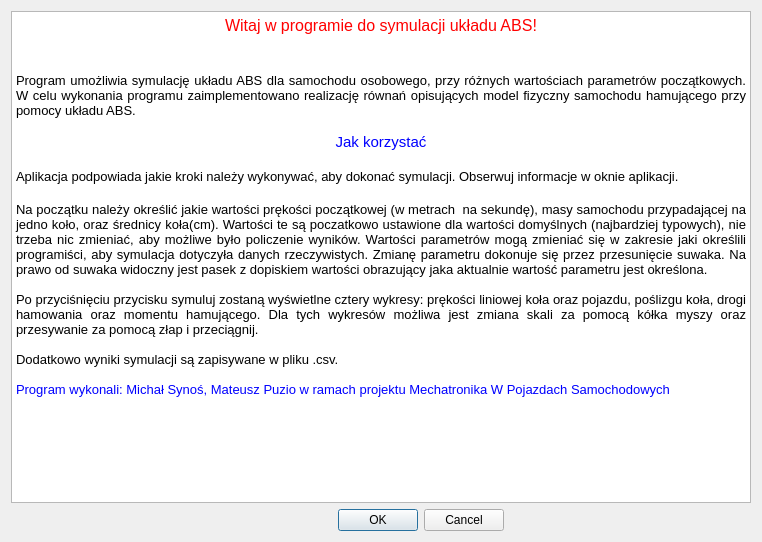
<?xml version="1.0" encoding="UTF-8"?>
<ui version="4.0">
 <class>Dialog</class>
 <widget class="QDialog" name="Dialog">
  <property name="geometry">
   <rect>
    <x>0</x>
    <y>0</y>
    <width>762</width>
    <height>542</height>
   </rect>
  </property>
  <property name="windowTitle">
   <string>Dialog</string>
  </property>
  <layout class="QVBoxLayout" name="verticalLayout_2">
   <item>
    <layout class="QVBoxLayout" name="verticalLayout">
     <item>
      <widget class="QTextBrowser" name="textBrowser">
       <property name="minimumSize">
        <size>
         <width>400</width>
         <height>400</height>
        </size>
       </property>
       <property name="html">
        <string>&lt;!DOCTYPE HTML PUBLIC &quot;-//W3C//DTD HTML 4.0//EN&quot; &quot;http://www.w3.org/TR/REC-html40/strict.dtd&quot;&gt;
&lt;html&gt;&lt;head&gt;&lt;meta name=&quot;qrichtext&quot; content=&quot;1&quot; /&gt;&lt;style type=&quot;text/css&quot;&gt;
p, li { white-space: pre-wrap; }
&lt;/style&gt;&lt;/head&gt;&lt;body style=&quot; font-family:'MS Shell Dlg 2'; font-size:8.25pt; font-weight:400; font-style:normal;&quot;&gt;
&lt;p align=&quot;center&quot; style=&quot; margin-top:0px; margin-bottom:0px; margin-left:0px; margin-right:0px; -qt-block-indent:0; text-indent:0px;&quot;&gt;&lt;span style=&quot; font-size:12pt; color:#ff0000;&quot;&gt;Witaj w programie do symulacji układu ABS!&lt;/span&gt;&lt;/p&gt;
&lt;p align=&quot;center&quot; style=&quot;-qt-paragraph-type:empty; margin-top:0px; margin-bottom:0px; margin-left:0px; margin-right:0px; -qt-block-indent:0; text-indent:0px; font-size:12pt;&quot;&gt;&lt;br /&gt;&lt;/p&gt;
&lt;p align=&quot;center&quot; style=&quot;-qt-paragraph-type:empty; margin-top:0px; margin-bottom:0px; margin-left:0px; margin-right:0px; -qt-block-indent:0; text-indent:0px; font-size:12pt;&quot;&gt;&lt;br /&gt;&lt;/p&gt;
&lt;p align=&quot;justify&quot; style=&quot; margin-top:0px; margin-bottom:0px; margin-left:0px; margin-right:0px; -qt-block-indent:0; text-indent:0px;&quot;&gt;&lt;span style=&quot; font-size:10pt;&quot;&gt;Program umożliwia symulację układu ABS dla samochodu osobowego, przy różnych wartościach parametrów początkowych. W celu wykonania programu zaimplementowano realizację równań opisujących model fizyczny samochodu hamującego przy pomocy układu ABS. &lt;/span&gt;&lt;/p&gt;
&lt;p align=&quot;justify&quot; style=&quot;-qt-paragraph-type:empty; margin-top:0px; margin-bottom:0px; margin-left:0px; margin-right:0px; -qt-block-indent:0; text-indent:0px; font-size:10pt;&quot;&gt;&lt;br /&gt;&lt;/p&gt;
&lt;p align=&quot;center&quot; style=&quot; margin-top:0px; margin-bottom:0px; margin-left:0px; margin-right:0px; -qt-block-indent:0; text-indent:0px;&quot;&gt;&lt;span style=&quot; font-size:11pt; color:#0000ff;&quot;&gt;Jak korzystać&lt;/span&gt;&lt;/p&gt;
&lt;p align=&quot;center&quot; style=&quot;-qt-paragraph-type:empty; margin-top:0px; margin-bottom:0px; margin-left:0px; margin-right:0px; -qt-block-indent:0; text-indent:0px; font-size:11pt; color:#0000ff;&quot;&gt;&lt;br /&gt;&lt;/p&gt;
&lt;p align=&quot;justify&quot; style=&quot; margin-top:0px; margin-bottom:0px; margin-left:0px; margin-right:0px; -qt-block-indent:0; text-indent:0px;&quot;&gt;&lt;span style=&quot; font-size:10pt; color:#000000;&quot;&gt;Aplikacja podpowiada jakie kroki należy wykonywać, aby dokonać symulacji. Obserwuj informacje w oknie aplikacji.&lt;/span&gt;&lt;/p&gt;
&lt;p align=&quot;center&quot; style=&quot;-qt-paragraph-type:empty; margin-top:0px; margin-bottom:0px; margin-left:0px; margin-right:0px; -qt-block-indent:0; text-indent:0px; font-size:11pt; color:#0000ff;&quot;&gt;&lt;br /&gt;&lt;/p&gt;
&lt;p align=&quot;justify&quot; style=&quot; margin-top:0px; margin-bottom:0px; margin-left:0px; margin-right:0px; -qt-block-indent:0; text-indent:0px;&quot;&gt;&lt;span style=&quot; font-size:10pt; color:#000000;&quot;&gt;Na początku należy określić jakie wartości prękości początkowej (w metrach  na sekundę), masy samochodu przypadającej na jedno koło, oraz średnicy koła(cm). Wartości te są poczatkowo ustawione dla wartości domyślnych (najbardziej typowych), nie trzeba nic zmieniać, aby możliwe było policzenie wyników. Wartości parametrów mogą zmieniać się w zakresie jaki określili programiści, aby symulacja dotyczyła danych rzeczywistych. Zmianę parametru dokonuje się przez przesunięcie suwaka. Na prawo od suwaka widoczny jest pasek z dopiskiem wartości obrazujący jaka aktualnie wartość parametru jest określona.&lt;/span&gt;&lt;/p&gt;
&lt;p align=&quot;justify&quot; style=&quot;-qt-paragraph-type:empty; margin-top:0px; margin-bottom:0px; margin-left:0px; margin-right:0px; -qt-block-indent:0; text-indent:0px; font-size:10pt; color:#000000;&quot;&gt;&lt;br /&gt;&lt;/p&gt;
&lt;p align=&quot;justify&quot; style=&quot; margin-top:0px; margin-bottom:0px; margin-left:0px; margin-right:0px; -qt-block-indent:0; text-indent:0px;&quot;&gt;&lt;span style=&quot; font-size:10pt; color:#000000;&quot;&gt;Po przyciśnięciu przycisku symuluj zostaną wyświetlne cztery wykresy: prękości liniowej koła oraz pojazdu, poślizgu koła, drogi hamowania oraz momentu hamującego. Dla tych wykresów możliwa jest zmiana skali za pomocą kółka myszy oraz przesywanie za pomocą złap i przeciągnij. &lt;/span&gt;&lt;/p&gt;
&lt;p align=&quot;justify&quot; style=&quot;-qt-paragraph-type:empty; margin-top:0px; margin-bottom:0px; margin-left:0px; margin-right:0px; -qt-block-indent:0; text-indent:0px; font-size:10pt; color:#000000;&quot;&gt;&lt;br /&gt;&lt;/p&gt;
&lt;p align=&quot;justify&quot; style=&quot; margin-top:0px; margin-bottom:0px; margin-left:0px; margin-right:0px; -qt-block-indent:0; text-indent:0px;&quot;&gt;&lt;span style=&quot; font-size:10pt; color:#000000;&quot;&gt;Dodatkowo wyniki symulacji są zapisywane w pliku .csv.&lt;/span&gt;&lt;/p&gt;
&lt;p align=&quot;justify&quot; style=&quot;-qt-paragraph-type:empty; margin-top:0px; margin-bottom:0px; margin-left:0px; margin-right:0px; -qt-block-indent:0; text-indent:0px; font-size:10pt; color:#0000ff;&quot;&gt;&lt;br /&gt;&lt;/p&gt;
&lt;p align=&quot;justify&quot; style=&quot; margin-top:0px; margin-bottom:0px; margin-left:0px; margin-right:0px; -qt-block-indent:0; text-indent:0px;&quot;&gt;&lt;span style=&quot; font-size:10pt; color:#0000ff;&quot;&gt;Program wykonali: Michał Synoś, Mateusz Puzio w ramach projektu Mechatronika W Pojazdach Samochodowych&lt;/span&gt;&lt;/p&gt;
&lt;p align=&quot;justify&quot; style=&quot;-qt-paragraph-type:empty; margin-top:0px; margin-bottom:0px; margin-left:0px; margin-right:0px; -qt-block-indent:0; text-indent:0px; font-size:10pt; color:#0000ff;&quot;&gt;&lt;br /&gt;&lt;/p&gt;
&lt;p align=&quot;justify&quot; style=&quot;-qt-paragraph-type:empty; margin-top:0px; margin-bottom:0px; margin-left:0px; margin-right:0px; -qt-block-indent:0; text-indent:0px; font-size:10pt;&quot;&gt;&lt;br /&gt;&lt;/p&gt;
&lt;p align=&quot;justify&quot; style=&quot;-qt-paragraph-type:empty; margin-top:0px; margin-bottom:0px; margin-left:0px; margin-right:0px; -qt-block-indent:0; text-indent:0px; font-size:10pt;&quot;&gt;&lt;br /&gt;&lt;/p&gt;&lt;/body&gt;&lt;/html&gt;</string>
       </property>
      </widget>
     </item>
     <item>
      <layout class="QHBoxLayout" name="horizontalLayout">
       <item>
        <spacer name="horizontalSpacer">
         <property name="orientation">
          <enum>Qt::Horizontal</enum>
         </property>
         <property name="sizeHint" stdset="0">
          <size>
           <width>40</width>
           <height>20</height>
          </size>
         </property>
        </spacer>
       </item>
       <item>
        <widget class="QDialogButtonBox" name="buttonBox">
         <property name="orientation">
          <enum>Qt::Horizontal</enum>
         </property>
         <property name="standardButtons">
          <set>QDialogButtonBox::Cancel|QDialogButtonBox::Ok</set>
         </property>
        </widget>
       </item>
       <item>
        <spacer name="horizontalSpacer_2">
         <property name="orientation">
          <enum>Qt::Horizontal</enum>
         </property>
         <property name="sizeHint" stdset="0">
          <size>
           <width>40</width>
           <height>20</height>
          </size>
         </property>
        </spacer>
       </item>
      </layout>
     </item>
    </layout>
   </item>
  </layout>
 </widget>
 <resources/>
 <connections>
  <connection>
   <sender>buttonBox</sender>
   <signal>accepted()</signal>
   <receiver>Dialog</receiver>
   <slot>accept()</slot>
   <hints>
    <hint type="sourcelabel">
     <x>248</x>
     <y>254</y>
    </hint>
    <hint type="destinationlabel">
     <x>157</x>
     <y>274</y>
    </hint>
   </hints>
  </connection>
  <connection>
   <sender>buttonBox</sender>
   <signal>rejected()</signal>
   <receiver>Dialog</receiver>
   <slot>reject()</slot>
   <hints>
    <hint type="sourcelabel">
     <x>316</x>
     <y>260</y>
    </hint>
    <hint type="destinationlabel">
     <x>286</x>
     <y>274</y>
    </hint>
   </hints>
  </connection>
 </connections>
</ui>
